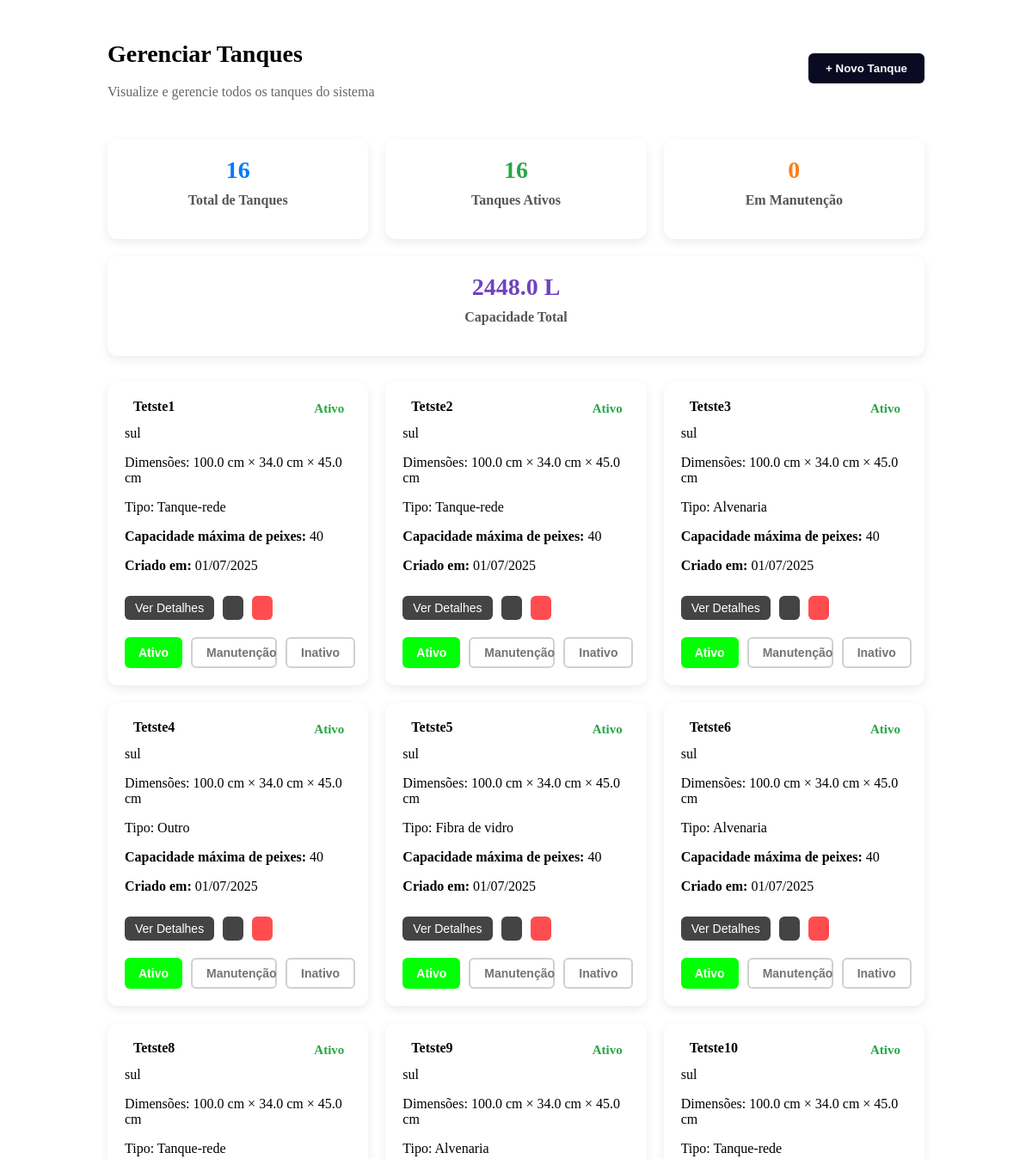
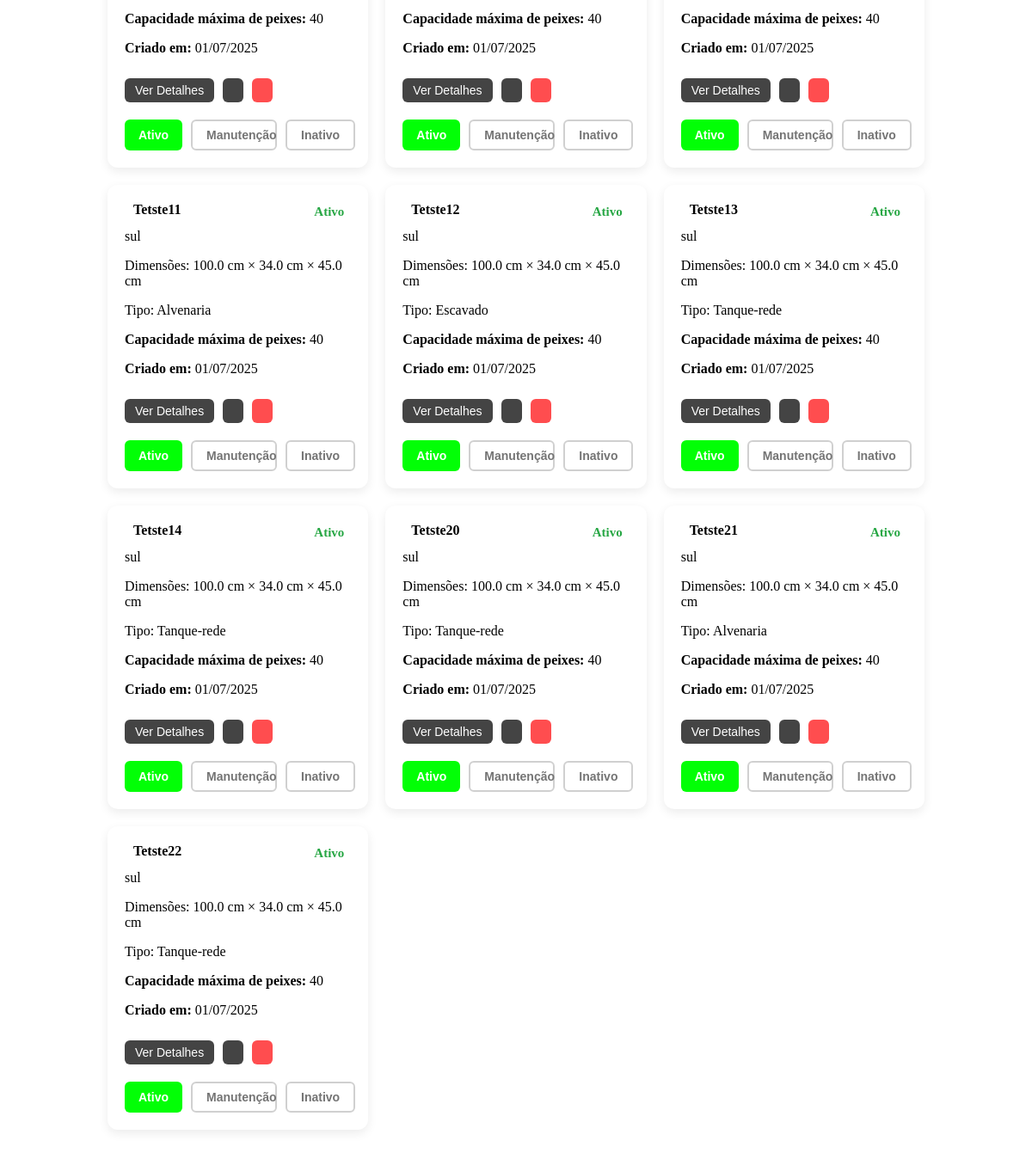
Page /tank/ (signed in) on the earlier database version (2 pictures, top to bottom).
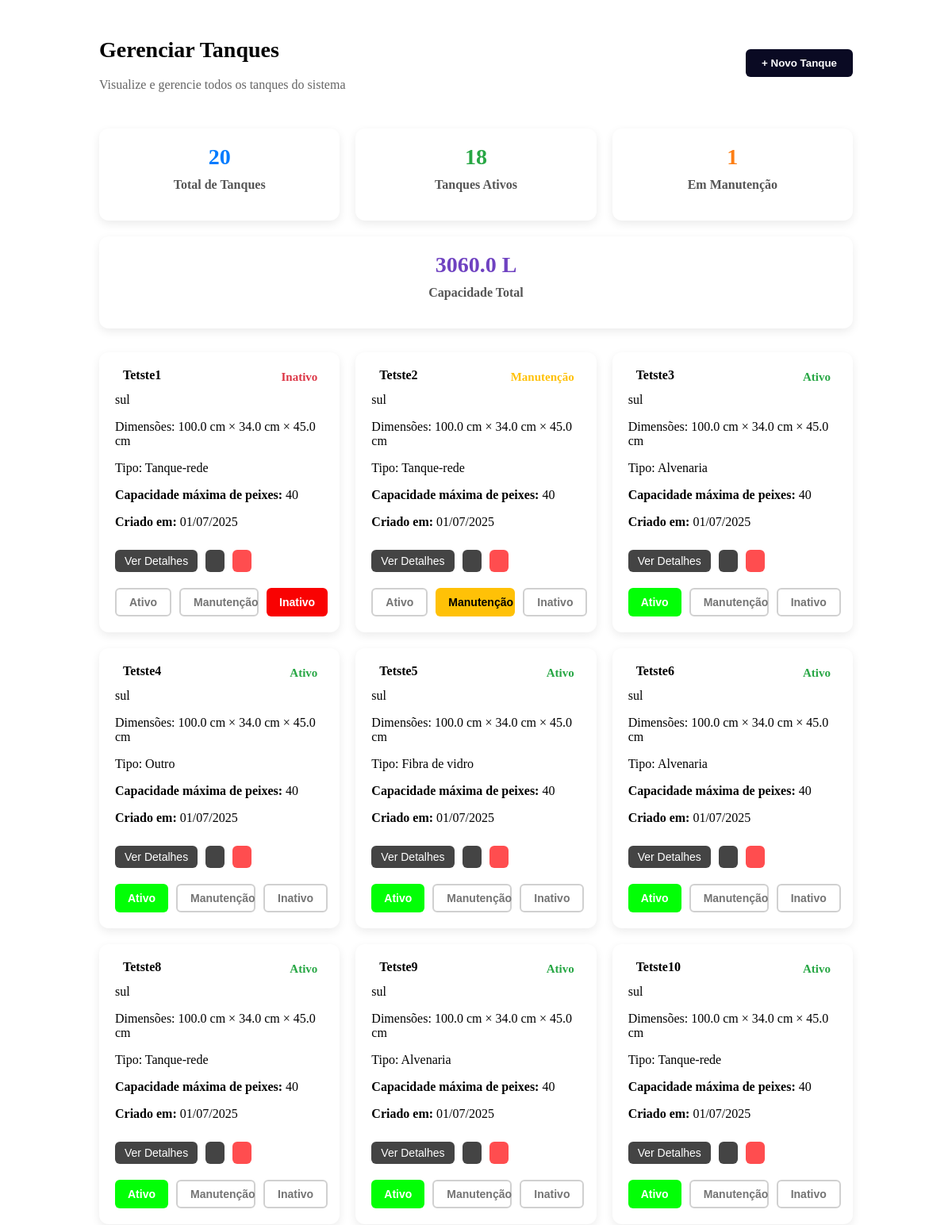
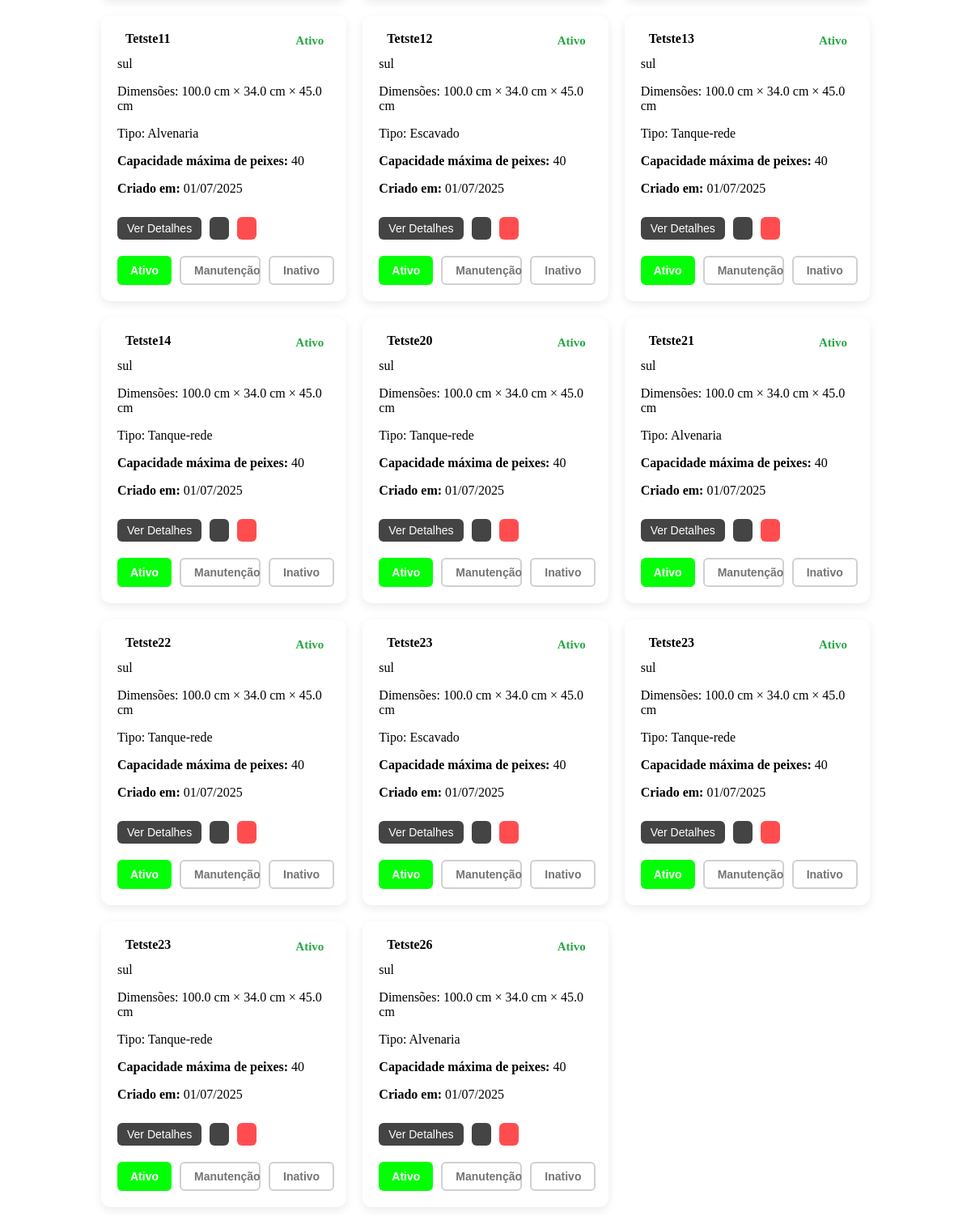
Same page on the later database version (2 pictures, top to bottom).
### core/models.py (models this page shows, shortened)
class Tanque(models.Model):
    TIPO_CHOICES = [
        ('Escavado', 'Escavado'),
        ('Tanque-rede', 'Tanque-rede'),
        ('Alvenaria', 'Alvenaria'),
        ('Fibra de vidro', 'Fibra de vidro'),
        ('Outro', 'Outro'),
    ]
    ESPECIE_CHOICES = [
        ('Tilápia do Nilo (Oreochromis niloticus)', 'Tilápia do Nilo'),
        ('Tilápia Azul (Oreochromis aureus)', 'Tilápia Azul'),
        ('Tilápia de Moçambique (Oreochromis mossambicus)', 'Tilápia de Moçambique'),
        ('Tilápia de Zanzibar (Oreochromis hornorum)', 'Tilápia de Zanzibar'),
        ('Outro', 'Outro'),
    ]
    FONTE_CHOICES = [
        ('Nascente', 'Nascente'),
        ('Poço artesiano', 'Poço artesiano'),
        ('Rio', 'Rio'),
        ('Abastecimento público', 'Abastecimento público'),
        ('Outro', 'Outro'),
    ]
    SITUACAO_CHOICES = [
        ('Ativo', 'Ativo'),
        ('Manutenção', 'Manutenção'),
        ('Inativo', 'Inativo'),
    ]
    usuario = models.ForeignKey(Usuario, on_delete=models.CASCADE, related_name="tanques")
    nome = models.CharField(max_length=100)
    comprimento = models.FloatField()
    largura = models.FloatField()
    altura = models.FloatField()
    capacidade_maxima = models.PositiveIntegerField(null=True, blank=True)
    tipo = models.CharField(max_length=20, choices=TIPO_CHOICES)
    especie_cultivada = models.CharField(max_length=80, choices=ESPECIE_CHOICES)
    data_instalacao = models.DateField(null=True, blank=True)
    localizacao = models.CharField(max_length=255, blank=True)
    fonte_agua = models.CharField(max_length=30, choices=FONTE_CHOICES, blank=True)
    situacao = models.CharField(max_length=20, choices=SITUACAO_CHOICES)
    temperatura = models.FloatField(null=True, blank=True)
    ph = models.FloatField(null=True, blank=True)
    oxigenio = models.FloatField(null=True, blank=True)

### core/views.py (the view)
# urls.py: path('tank/', views.tank, name='tank'),
@login_required
def tank(request):
    usuario = request.user
    tanques = Tanque.objects.filter(usuario=usuario)
    total = tanques.count()
    ativos = tanques.filter(situacao='Ativo').count()
    manutencao = tanques.filter(situacao='Manutenção').count()
    capacidade_total = 0
    for t in tanques:
        if t.comprimento and t.largura and t.altura:
            capacidade_total += (t.comprimento * t.largura * t.altura) / 1000
    context = {
        'tanques': tanques,
        'tem_tanques': total > 0,
        'total': total,
        'ativos': ativos,
        'manutencao': manutencao,
        'capacidade_total': round(capacidade_total, 2),
    }
    return render(request, 'front/tank.html', context)

### core/templates/front/tank.html (shortened to what this page needs)
<div class="dashboard-content-wrapper">
  <div class="top-header">
    <div>
      <h1>Gerenciar Tanques</h1>
      <p>Visualize e gerencie todos os tanques do sistema</p>
    </div>
    <button onclick="abrirFormularioTanque()">+ Novo Tanque</button>
  </div>
  <div class="cards-container">
    <div class="card-box">
      <span class="blue">{{ total }}</span>
      <h3>Total de Tanques</h3>
    </div>
    <div class="card-box">
      <span class="green">{{ ativos }}</span>
      <h3>Tanques Ativos</h3>
    </div>
    <div class="card-box">
      <span class="orange">{{ manutencao }}</span>
      <h3>Em Manutenção</h3>
    </div>
    <div class="card-box">
      <span class="purple">{{ capacidade_total }} L</span>
      <h3>Capacidade Total</h3>
    </div>
  </div>
  {% if not tem_tanques %}
  <div class="empty-box">
    <img src="https://cdn-icons-png.flaticon.com/512/833/833593.png" alt="icone vazio">
    <h2>Nenhum tanque cadastrado</h2>
    <p>Adicione seu primeiro tanque para começar o monitoramento</p>
  </div>
  {% else %}
  <div class="tank-list">
    {% for tanque in tanques %}
    <div class="card-box" style="position: relative;">
      <div style="display: flex; justify-content: space-between; align-items: start;">
        <div style="display: flex; align-items: center; gap: 10px;">
          <strong style="font-size: 16px;">{{ tanque.nome }}</strong>
        </div>
        <span class="situacao-text situacao-span
  {% if tanque.situacao == 'Ativo' %}ativo
  {% elif tanque.situacao == 'Manutenção' %}manutencao
  {% elif tanque.situacao == 'Inativo' %}inativo
  {% endif %}">
          {{ tanque.situacao }}
        </span>
      </div>
      <p style="margin: 8px 0 4px;"> {{ tanque.localizacao }}</p>
      <p>
        Dimensões: {{ tanque.comprimento|floatformat:1 }} cm × {{ tanque.largura|floatformat:1 }} cm × {{ tanque.altura|floatformat:1 }} cm
      </p>
      <p> Tipo: {{ tanque.tipo }}</p>
      <p><strong>Capacidade máxima de peixes:</strong> {{ tanque.capacidade_maxima }}</p>
      <p><strong>Criado em:</strong> {{ tanque.data_instalacao|date:"d/m/Y" }}</p>
      <div style="margin-top: 15px; display: flex; gap: 10px; flex-wrap: wrap;">
        <button onclick="verDetalhesTanque({{ tanque.id }})"
          style="background: #444444; padding: 6px 12px; border-radius: 6px; color: white;">
          Ver
          Detalhes</button>
        <button onclick="carregarConteudo('{% url 'configuracoes_tanque' tanque.id %}')"
          style="background: #444444; padding: 6px 12px; border-radius: 6px; color: white;">
        </button>
        <button onclick="deletarTanque({{ tanque.id }})"
          style="background: #ff4d4f; color: white; padding: 6px 12px; border-radius: 6px;"></button>
      </div>
      <div style="margin-top: 10px; display: flex; gap: 10px;">
        <button class="btn-situacao {% if tanque.situacao == 'Ativo' %}ativo{% else %}apagado{% endif %}"
          onclick="atualizarSituacao({{ tanque.id }}, 'Ativo', this)">Ativo</button>
        <button class="btn-situacao {% if tanque.situacao == 'Manutenção' %}manutencao{% else %}apagado{% endif %}"
          onclick="atualizarSituacao({{ tanque.id }}, 'Manutenção', this)">Manutenção</button>
        <button class="btn-situacao {% if tanque.situacao == 'Inativo' %}inativo{% else %}apagado{% endif %}"
          onclick="atualizarSituacao({{ tanque.id }}, 'Inativo', this)">Inativo</button>
      </div>
    </div>
    {% endfor %}
  </div>
  {% endif %}
</div>

### core/templates/front/tank.html (style rules this page uses)
.dashboard-content-wrapper { max-width: 950px; margin: auto; padding: 20px; }
.cards-container { display: flex; justify-content: space-between; flex-wrap: wrap; gap: 20px; margin-bottom: 30px; }
.card-box { flex: 1; min-width: 200px; background-color: #fff; border-radius: 12px; box-shadow: 0 4px 12px rgba(0, 0, 0, 0.08); padding: 20px; text-align: center; }
.card-box h3 { font-size: 16px; color: #555; margin-top: 10px; }
.card-box span { font-size: 15px; font-weight: bold; display: block; }
.cards-container .card-box span { font-size: 28px; font-weight: bold; display: block; }
.blue { color: #007bff; }
.green { color: #28a745; }
.orange { color: #fd7e14; }
.purple { color: #6f42c1; }
.top-header { display: flex; justify-content: space-between; align-items: center; margin-bottom: 30px; }
.top-header h1 { font-size: 28px; font-weight: bold; }
.top-header p { color: #666; margin-top: 5px; }
.top-header button { padding: 10px 20px; background-color: #0a0a23; color: white; font-weight: bold; border-radius: 6px; border: none; cursor: pointer; }
.tank-list { display: grid; grid-template-columns: repeat(auto-fill, minmax(260px, 1fr)); gap: 20px; margin-top: 30px; }
.tank-list .card-box { text-align: left; }
.tank-list .card-box button { margin-top: 10px; padding: 8px 16px; background-color: #007bff; color: white; border: none; border-radius: 6px; cursor: pointer; font-size: 14px; }
.btn-situacao { padding: 5px 12px; border-radius: 6px; font-weight: bold; border: none; cursor: default; max-width: 100px; flex: 1 1 auto; white-space: nowrap; }
.btn-situacao.ativo { background-color: #02ff06 !important; color: white !important; opacity: 1 !important; }
.btn-situacao.manutencao { background-color: #ffc107 !important; color: black !important; opacity: 1 !important; }
.btn-situacao.inativo { background-color: #f90202 !important; color: white !important; opacity: 1 !important; }
.btn-situacao.apagado { background-color: white !important; color: #666 !important; border: 2px solid #ccc !important; opacity: 0.9 !important; cursor: pointer !important; }
.situacao-text { padding: 3px 8px; font-size: 12px; font-weight: bold; border-radius: 12px; display: inline-block; }
.situacao-text.ativo { color: #28a745; }
.situacao-text.manutencao { color: #ffc107; }
.situacao-text.inativo { color: #dc3545; }

Differences in the rows shown:
changed Tanque "Tetste1": situacao "Ativo" → "Inativo"
changed Tanque "Tetste2": situacao "Ativo" → "Manutenção"
added Tanque: nome "Tetste23", situacao "Ativo", localizacao "sul", comprimento "100.0", largura "34.0", altura "45.0", tipo "Escavado", capacidade_maxima "40", data_instalacao "01/07/2025"
added Tanque: nome "Tetste23", situacao "Ativo", localizacao "sul", comprimento "100.0", largura "34.0", altura "45.0", tipo "Tanque-rede", capacidade_maxima "40", data_instalacao "01/07/2025"
added Tanque: nome "Tetste23", situacao "Ativo", localizacao "sul", comprimento "100.0", largura "34.0", altura "45.0", tipo "Tanque-rede", capacidade_maxima "40", data_instalacao "01/07/2025"
added Tanque: nome "Tetste26", situacao "Ativo", localizacao "sul", comprimento "100.0", largura "34.0", altura "45.0", tipo "Alvenaria", capacidade_maxima "40", data_instalacao "01/07/2025"
Other differences:
{{ total }}: "16" → "20"
{{ ativos }}: "16" → "18"
{{ manutencao }}: "0" → "1"
{{ capacidade_total }}: "2448.0" → "3060.0"
